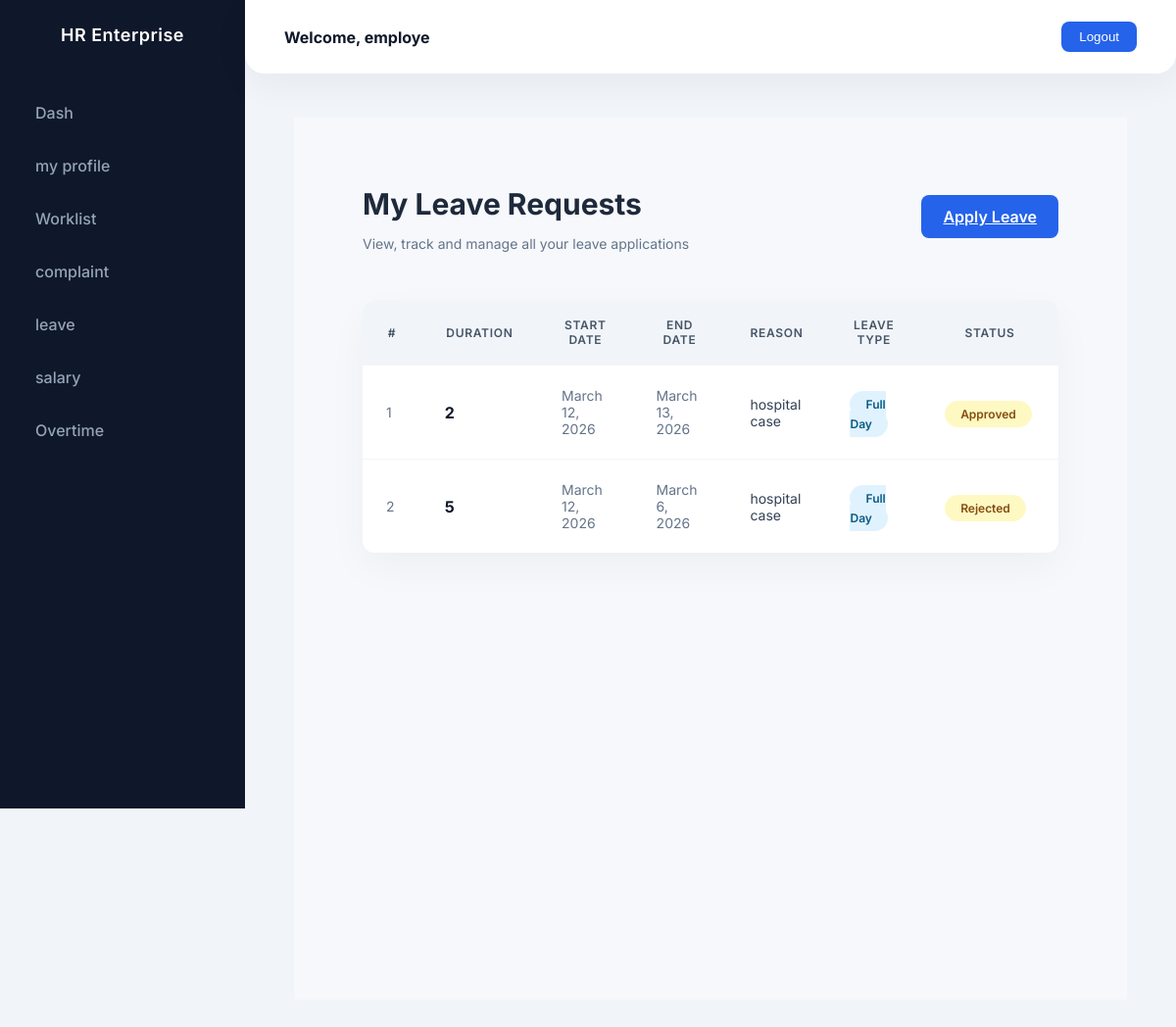
The app's page /leave_view (signed in) with its own data.
### Hr_cloud_app/models.py (models this page shows)
class Login(AbstractUser):
    is_hr = models.BooleanField(default=False)
    is_employee = models.BooleanField(default=False)

class Leave(models.Model):
    employee = models.ForeignKey("Employee", on_delete=models.CASCADE)
    date_time = models.DateTimeField(auto_now_add=True)
    start_date = models.DateField()
    end_date = models.DateField()
    duration = models.IntegerField()
    reason = models.CharField(max_length=255)
    LEAVE_TYPE = (
        ("HALFDAY", "Half Day"),
        ("FULLDAY", "Full Day"),
        ("LATE", "Late"),
    )
    leave_type = models.CharField(max_length=20,choices=LEAVE_TYPE,default="FULLDAY")
    STATUS_CHOICES = (
        ("PENDING", "Pending"),
        ("APPROVED", "Approved"),
        ("REJECTED", "Rejected"),
    )
    status = models.CharField(max_length=20,choices=STATUS_CHOICES,default="PENDING")

### Hr_cloud_app/empviews.py (the view)
# urls.py: path('leave_view', empviews.leave_view, name='leave_view'),
def leave_view(request):
    employee = Employee.objects.get(employee_details=request.user)
    data = Leave.objects.filter(employee=employee)
    return render(request,'employee/leave_list.html',{'data':data})

### templates/employee/leave_list.html (shortened to what this page needs)
{% extends "employee/dashemp.html" %}
{% load crispy_forms_tags %}
{% block content %}
<div class="enterprise-leave-wrapper">
    <div class="enterprise-header">
        <div>
            <h1 class="enterprise-title">My Leave Requests</h1>
            <p class="enterprise-subtitle">
                View, track and manage all your leave applications
            </p>
        </div>
        <a href="{% url 'leave_add' %}" class="btn-enterprise-primary">
             Apply Leave
        </a>
    </div>
    <div class="enterprise-table-container">
        <table class="enterprise-table">
            <thead>
                <tr>
                    <th style="width:60px;">#</th>
                    <th style="width:120px;">Duration</th>
                    <th style="width:140px;">Start Date</th>
                    <th style="width:140px;">End Date</th>
                    <th>Reason</th>
                    <th style="width:160px;">Leave Type</th>
                    <th style="width:140px;">Status</th>
                </tr>
            </thead>
            <tbody>
                {% for i in data %}
                <tr>
                    <td class="muted-cell">
                        {{ forloop.counter }}
                    </td>
                    <td>
                        <strong>{{ i.duration }}</strong>
                    </td>
                    <td class="muted-cell">
                        {{ i.start_date }}
                    </td>
                    <td class="muted-cell">
                        {{ i.end_date }}
                    </td>
                    <td>
                        <div class="reason-text">
                            {{ i.reason|truncatechars:80 }}
                        </div>
                    </td>
                    <td>
                        <span class="leave-type-pill">
                            {{ i.get_leave_type_display }}
                        </span>
                    </td>
                    <td>
                        {% if i.status == 'Approved' %}
                            <span class="status-pill status-approved">
                                {{ i.get_status_display }}
                            </span>
                        {% elif i.status == 'Rejected' %}
                            <span class="status-pill status-rejected">
                                {{ i.get_status_display }}
                            </span>
                        {% else %}
                            <span class="status-pill status-pending">
                                {{ i.get_status_display }}
                            </span>
                        {% endif %}
                    </td>
                </tr>
                {% endfor %}
            </tbody>
        </table>
    </div>
</div>
{% endblock %}

### templates/employee/dashemp.html (shortened to what this page needs)
{% load static %}
<!DOCTYPE html>
<html lang="en">
<head>
<link rel="stylesheet" href="{% static 'assets/vendors/mdi/css/materialdesignicons.min.css' %}">
</head>
<body>
<div class="sidebar">
    <div class="sidebar-header">HR Enterprise</div>
    <ul>
         <li><a href="  {% url 'employee_dashboard' %} ">Dash</a></li>
        <li><a href="  {% url 'emp_profile' %} ">my profile</a></li>
        <li><a href="  {% url 'work_list' %}">Worklist</a></li>
        <li><a href="{% url 'complaint_view' %}   ">complaint</a></li>
        <li><a href="{% url 'leave_view' %}  ">leave</a></li>
        <li><a href="  {% url 'salary_credit' %}">salary</a></li>
                <li><a href=" {% url 'over_view' %}">Overtime</a></li>
    </ul>
</div>
<div class="navbar">
    <h4>Welcome, {{ request.user }}</h4>
    <a href="{% url 'Log_out' %}">
        <button class="btn-logout">Logout</button>
    </a>
</div>
<div class="content">
    <div class="content-card">
        {% block content %}
        {% endblock %}
    </div>
</div>
</body>
</html>

### templates/employee/dashemp.html (style rules this page uses)
:root { --primary: #2563eb; --gradient: linear-gradient(180deg, #3b82f6, #6366f1); --sidebar-bg: #0f172a; --sidebar-hover: rgba(255,255,255,0.06); --text-light: #94a3b8; --bg-main: #f1f5f9; }
body { margin: 0; font-family: 'Inter', sans-serif; background: var(--bg-main); color: #0f172a; overflow-x: hidden; }
.sidebar { position: fixed; width: 250px; height: 100vh; background: var(--sidebar-bg); padding-top: 25px; transition: all 0.4s ease; }
.sidebar-header { text-align: center; color: white; font-weight: 600; font-size: 18px; letter-spacing: 0.5px; margin-bottom: 45px; }
.sidebar ul { list-style: none; padding: 0; }
.sidebar ul li { position: relative; margin: 6px 0; }
.sidebar ul li a { display: flex; align-items: center; padding: 14px 22px; color: var(--text-light); text-decoration: none; font-weight: 500; border-radius: 8px; transition: all 0.3s ease; }
.navbar { position: fixed; left: 250px; right: 0; top: 0; height: 75px; background: #ffffff; display: flex; align-items: center; justify-content: space-between; padding: 0 40px; border-bottom-left-radius: 20px; border-bottom-right-radius: 20px; box-shadow: 0 10px 35px rgba(0,0,0,0.05); z-index: 100; }
.btn-logout { background: var(--primary); border: none; padding: 8px 18px; border-radius: 8px; color: white; font-weight: 500; transition: 0.3s ease; }
.content { margin-left: 250px; padding: 120px 50px 50px 50px; }

### templates/employee/leave_list.html (style rules this page uses)
.enterprise-leave-wrapper { padding: 50px 70px; background: #f6f8fb; min-height: 100vh; font-family: "Inter", -apple-system, BlinkMacSystemFont, sans-serif; }
.enterprise-header { display: flex; justify-content: space-between; align-items: center; margin-bottom: 35px; }
.enterprise-title { font-size: 30px; font-weight: 700; margin-bottom: 6px; color: #1e293b; }
.enterprise-subtitle { font-size: 14px; color: #64748b; }
.btn-enterprise-primary { background: #2563eb; color: #fff; padding: 12px 22px; border-radius: 8px; font-weight: 600; border: none; transition: 0.25s ease; }
.enterprise-table-container { background: #ffffff; border-radius: 12px; box-shadow: 0 15px 40px rgba(0,0,0,0.04); overflow: hidden; }
.enterprise-table { width: 100%; border-collapse: collapse; }
.enterprise-table thead { background: #f1f5f9; position: sticky; top: 0; z-index: 10; }
.enterprise-table thead th { padding: 18px 24px; font-size: 12px; text-transform: uppercase; letter-spacing: 0.7px; color: #475569; font-weight: 600; }
.enterprise-table tbody td { padding: 22px 24px; border-top: 1px solid #f1f5f9; }
.enterprise-table tbody tr { transition: background 0.2s ease; }
.muted-cell { color: #64748b; font-size: 14px; }
.reason-text { color: #334155; font-size: 14px; }
.leave-type-pill { background: #e0f2fe; color: #075985; padding: 6px 16px; border-radius: 30px; font-size: 12px; font-weight: 600; }
.status-pill { padding: 6px 16px; border-radius: 30px; font-size: 12px; font-weight: 600; }
.status-pending { background: #fef9c3; color: #854d0e; }

### records on screen
Login: user "employe"
Leave: duration "2", start_date "March 12, 2026", end_date "March 13, 2026", reason "hospital case", leave_type "Full Day", status "Approved"
Leave: duration "5", start_date "March 12, 2026", end_date "March 6, 2026", reason "hospital case", leave_type "Full Day", status "Rejected"
